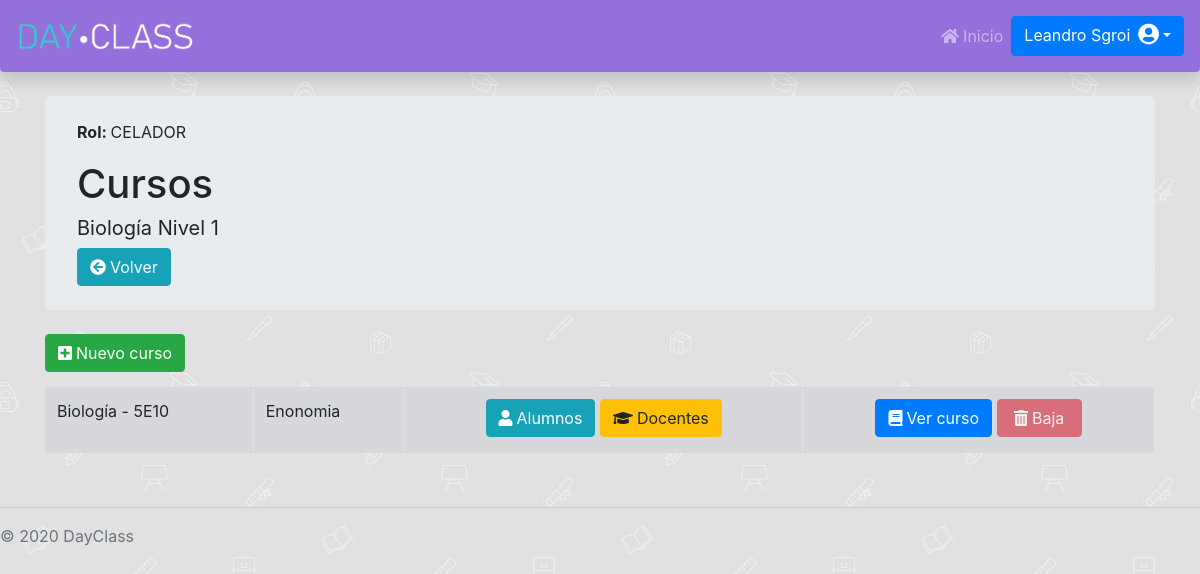
Page /Administrador/MateriaCurso/Curso/admCurso.php?id=9 (signed in) on the committed database.
### tables this page shows
CREATE TABLE `permiso` (
  `id` int(11) NOT NULL AUTO_INCREMENT,
  `fechaDesdePer` date DEFAULT NULL,
  `fechaHastaPer` date DEFAULT NULL,
  `nombrePermiso` varchar(255) DEFAULT NULL,
  PRIMARY KEY (`id`)
);

CREATE TABLE `materia` (
  `id` int(11) NOT NULL AUTO_INCREMENT,
  `fechaAltaMateria` date DEFAULT NULL,
  `fechaBajaMateria` date DEFAULT NULL,
  `nivelMateria` int(11) NOT NULL,
  `nombreMateria` varchar(255) DEFAULT NULL,
  `cargaHorariaMateria` int(11) DEFAULT NULL,
  PRIMARY KEY (`id`)
);

CREATE TABLE `curso` (
  `id` int(11) NOT NULL AUTO_INCREMENT,
  `fechaDesdeCurActual` date DEFAULT NULL,
  `fechaHastaCurActul` date DEFAULT NULL,
  `nombreCurso` varchar(255) DEFAULT NULL,
  `division_id` int(11) DEFAULT NULL,
  `materia_id` int(11) DEFAULT NULL,
  `fechaDesdeCursado` date DEFAULT NULL,
  `fechaHastaCursado` date DEFAULT NULL,
  PRIMARY KEY (`id`),
  KEY `FKb0pu5rd27n5ld9n4oamd62dwj` (`division_id`),
  KEY `FK48osbikkitlflgwqf0vh8qt7j` (`materia_id`)
);

CREATE TABLE `modalidad` (
  `id` int(11) NOT NULL AUTO_INCREMENT,
  `fechaAltaModalidad` date DEFAULT NULL,
  `fechaBajaModalidad` date DEFAULT NULL,
  `nombre` varchar(255) DEFAULT NULL,
  PRIMARY KEY (`id`)
);

### Administrador/MateriaCurso/Curso/admCurso.php (the view, shortened to what this page needs)
<?php
include "../../../databaseConection.php";
$nombreRol = "Sin rol asignado";
if(!($_SESSION['usuario']['id_permiso'] == NULL || $_SESSION['usuario']['id_permiso'] == "")){
    $permiso = $con->query("SELECT * FROM permiso WHERE id = '".$_SESSION['usuario']['id_permiso']."'")->fetch_assoc();
    $nombreRol = $permiso['nombrePermiso'];
}
$currentDateTime = date('Y-m-d');
$id_materia = $_GET["id"];
$materia = $con->query("SELECT * FROM materia WHERE id = '$id_materia'")->fetch_assoc();
?>
<link rel="stylesheet" href="../../../styleCards.css">
<link rel="stylesheet" href="https://cdnjs.cloudflare.com/ajax/libs/twitter-bootstrap/4.1.3/css/bootstrap.css">
<link rel="stylesheet" href="https://cdn.datatables.net/1.10.21/css/dataTables.bootstrap4.min.css">
<div class="container ">
    <div class="jumbotron my-4 py-4">
        <p><b>Rol: </b><?php echo "$nombreRol" ?></p>
        <h1>Cursos</h1>
        <h5 class="font-weight-normal"><?php echo $materia['nombreMateria']." Nivel ".$materia['nivelMateria']; ?></h5>
        <a href="/DayClass/Administrador/MateriaCurso/Materia/admMateria.php" class="btn btn-info"><i class="fa fa-arrow-circle-left mr-1"></i>Volver</a>
    </div>
    <div class="my-2">
    <a href="" class="btn btn-success" data-toggle="modal" data-target="#staticBackdrop1"><i class="fa fa-plus-square mr-1"></i>Nuevo curso </a>
    </div>
    <div class="my-2 table-responsive">
        <table id="dataTable" class="table table-secondary table-bordered table-hover">
            <tbody>
                <?php
                $consulta1 = $con->query("SELECT * FROM curso WHERE materia_id = '$id_materia' AND `fechaHastaCurActul` IS NULL");
                if(($consulta1->num_rows)== 0){
                    echo "<div class='alert alert-warning' role='alert'>
                        <h5><i class='fa fa-exclamation-circle mr-2'></i>No hay cursos creados para esta materia.</h5>
                    </div>";
                }else{
                while ($resultadoCurso = $consulta1->fetch_assoc()) {
                    $division = $resultadoCurso['division_id'];
                    $consulta2 =  $con->query("SELECT * FROM division WHERE id = '$division'");
                    $resultado2 = $consulta2->fetch_assoc();
                    $modalidad = $resultado2['modalidad_id'];
                    $consulta3 = $con->query("SELECT * FROM modalidad WHERE id = '$modalidad'");
                    $resultado3 = $consulta3->fetch_assoc();
                    $id = $resultadoCurso["id"];
                    $urlEditarCurso = "verCurso.php?id_curso=$id";
                    $urlBajaCurso = "bajaCurso.php?id=$id";
                    $nombreCurso = $resultadoCurso['nombreCurso'];
                    $fechaDesdeCursado = $resultadoCurso['fechaDesdeCursado'];
                    $fechaHastaCursado = $resultadoCurso['fechaHastaCursado'];
                    $classHabilitado = "btn btn-danger mb-1";
                    if($fechaDesdeCursado != null && $fechaHastaCursado != null) {
                        if($fechaHastaCursado >= $currentDateTime){
                            $consultaAlumnos = $con->query("SELECT * FROM `alumnocursoactual` WHERE `fechaDesdeAlumCurAc` = '$fechaDesdeCursado' AND `fechaHastaAlumCurAc` = '$fechaHastaCursado'  AND `curso_id` = '$id' ");
                            if(mysqli_num_rows($consultaAlumnos) == 0 ){
                                $classHabilitado = "btn btn-danger mb-1";
                            }else{
                                $classHabilitado = "btn btn-danger mb-1 disabled";
                            }
                        }else{
                            $classHabilitado = "btn btn-danger mb-1";
                        }
                    }
                    echo "<tr>
                    <td>" . $nombreCurso . "</td>
                    <td>" . $resultado3['nombre'] . "</td>
                    <td class='text-center'>
                        <a class='btn btn-info mb-1' data-emp-id=" . $id . " href='alumnosCurso.php?id=$id'><i class=' fa fa-user mr-1'></i>Alumnos</a>
                        <a class='btn btn-warning mb-1' data-emp-id=" . $id . " href='docentesCurso.php?id=$id'><i class=' fa fa-graduation-cap mr-1'></i>Docentes</a>
                    </td>
                    <td class='text-center'>
                        <a class='btn btn-primary mb-1' data-emp-id=" . $id . " onclick='' href='$urlEditarCurso'><i class='fa fa-book mr-1'></i>Ver curso</a>
                        <a class='$classHabilitado' data-emp-id=" . $id . " onclick='return confirmDelete()' href='$urlBajaCurso' style='width:85px'><i class='fa fa-trash mr-1'></i>Baja</a>
                    </td>
                    </tr>";
                }
                }
                ?>
            </tbody>
        </table>
    </div>
</div>

### DayClassStyle.css (style rules this page uses)
.dayclassnav { background-color: mediumpurple; }
.abajo-pagina { position: absolute; bottom: auto; width: 100%; }
body { padding-top: 4.5rem; background-image: url("/DayClass/images/school.jpg"); background-repeat: repeat; background-attachment: fixed; }

### rows in the picture
permiso: nombrePermiso "CELADOR"
materia: nombreMateria "Biología", nivelMateria "1"
curso: nombreCurso "Biología - 5E10", modalidad.nombre "Enonomia"
